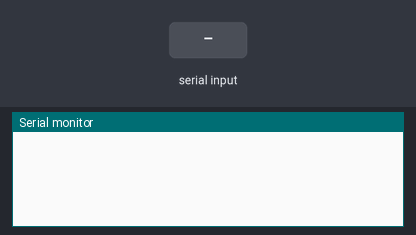
The sketch below on a simulated ESP32. Shown: the last lines printed to the serial monitor. The test bench sets the inputs (shaded band). WiFi joins after 1.5 s; servers stay silent unless stated; EEPROM starts erased.

Above: at 1.2 s.
1.3 s: "config\n" received over Serial
At 2.3 s:
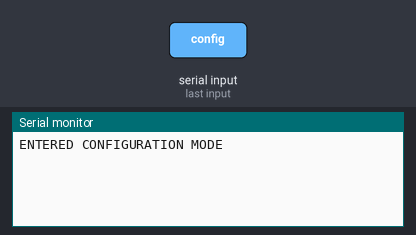
2.8 s: "S:DEVICE CONNECTED\n" received over Serial
At 4.0 s:
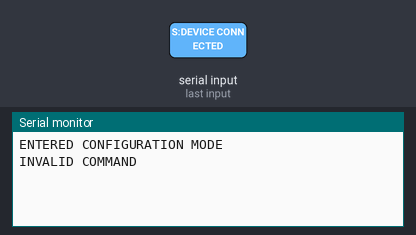
4.3 s: "activate\n" received over Serial
At 4.9 s:
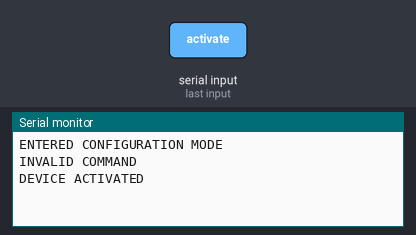

The sketch:

web_socket_eeprom_uart_module_esp32.ino
```cpp
#include <EEPROM.h>
#include <ArduinoWebsockets.h>
#include <WiFi.h>

String ws_link_str;
String auth_key_str;

boolean cnfg=false;

boolean wcon=false;
boolean wscon=false;
boolean dcon=false;
boolean rcon=false;

boolean ping_flg=true;
boolean ping_chk=false;

long con_to=500;
long ping_send_to=10000;
long ping_rec_wait=2000;

boolean stat_actv;
int code,actv,base,wssid,wkey,wslink,authkey;
int li;

long snp;

using namespace websockets;
WebsocketsClient clnt;

void onMessageCallback(WebsocketsMessage message)
{
    String msg=message.data();
    if(msg.charAt(0)=='D')
    {
      if(!cnfg)
      {
        msg=msg.substring(2);
      }
      Serial.println(msg);
    }
    else if(msg.charAt(0)=='S')
    {
      if(cnfg)
      {
        Serial.println(msg);
      }
      if(msg.equals("S:DEVICE CONNECTED"))
      {
        dcon=true;
      }
      else if(msg.equals("S:ACCESS DENIED"))
      {
        dcon=false;
      }
      else if(msg.equals("S:REMOTE ONLINE"))
      {
        rcon=true;
      }
      else if(msg.equals("S:REMOTE OFFLINE")||msg.equals("S:REMOTE NOT CONNECTED"))
      {
        rcon=false;
      }
      else if(msg.equals("S:SERVER ONLINE"))
      {
        ping_chk=true;
      }
    }
}

void onEventsCallback(WebsocketsEvent event, String data)
{
    if(event == WebsocketsEvent::ConnectionOpened)
    {
      wscon=true;
      if(cnfg)
      {
        Serial.println("S:SERVER ONLINE");
      }
      clnt.send(auth_key_str);
    }
    else if(event == WebsocketsEvent::ConnectionClosed)
    {
      wscon=false;
      if(cnfg)
      {
        Serial.println("S:SERVER OFFLINE");
      }
    }
}

void setup()
{
  Serial.begin(115200);
  EEPROM.begin(128);
  initAddress();
  checkCode();
  checkActive();
  clnt.onMessage(onMessageCallback);
  clnt.onEvent(onEventsCallback);
  ws_link_str=loadWSLink();
  auth_key_str=loadAuthKey();
}

void loop()
{
  if(stat_actv)
  {
    wcon=(WiFi.status()==WL_CONNECTED);
    delay(500);
    if(wcon)
    {
      if(wscon)
      {
        clnt.poll();
        if(ping_flg&&((millis()-snp)>=ping_send_to))
        {
          updateSnapTime();
          clnt.send("P#@");
          ping_flg=false;
          ping_chk=false;
          clnt.poll();
          if(!dcon)
          {
            clnt.send(auth_key_str);
          }
        }
        if(!ping_flg)
        {
          if(ping_chk)
          {
            ping_flg=true;
          }
          else if((millis()-snp)>=ping_rec_wait)
          {
            updateSnapTime();
            wscon=false;
            ping_flg=true;
          }
        }
      }
      else
      {
        ping_flg=true;
        dcon=false;
        rcon=false;
        if((millis()-snp)>=con_to)
        {
          clnt.connect(ws_link_str);
          updateSnapTime();
        }
      }
    }
  }
  else
  {
    wscon=false;
    dcon=false;
    rcon=false;
  }
  serialEvent();
}

void initAddress()
{
  code=0;
  actv=1;
  base=2;
  wssid=base;
  wkey=wssid+20+1;
  wslink=wkey+30+1;
  authkey=wslink+50+1;
}

void cmd(String a)
{
  if(!cnfg)
  {
    if(a.equals("config"))
    {
      cnfg=true;
      Serial.println("ENTERED CONFIGURATION MODE");
      return;
    }
    clnt.send(a);
    return;
  }
  if(a.indexOf("D:")==0)
  {
    clnt.send(a.substring(2));
  }
  else if(a.equals("activate"))
  {
    ON();
    Serial.println("DEVICE ACTIVATED");
  }
  else if(a.equals("deactivate"))
  {
    OFF();
    Serial.println("DEVICE DEACTIVATED");
  }
  else if(a.indexOf("set#wifi:")!=-1&&(li=a.lastIndexOf("@"))!=-1)
  {
    setWFID(a.substring(9,li));
    setKey(a.substring(li+1));
    Serial.println("WIFI SSID KEY UPDATED");
  }
  else if(a.equals("get#wifi"))
  {
    Serial.println("SSID :- "+loadWFID()+"### KEY :- "+loadKey());
  }
  else if(a.indexOf("set#authkey:")!=-1)
  {
    setAuthKey(a.substring(12));
    Serial.println("AUTHENTICATION KEY UPDATED");
  }
  else if(a.equals("get#authkey"))
  {
    Serial.println("AUTHENTICATION KEY :- "+loadAuthKey());
  }
  else if(a.indexOf("set#wslink:")!=-1)
  {
    setWSLink(a.substring(11));
    Serial.println("WS LINK UPDATED");
  }
  else if(a.equals("get#wslink"))
  {
    Serial.println("WS LINK :- "+loadWSLink());
  }
  else if(a.equals("erase"))
  {
    erase();
    Serial.println("DEVICE SET TO DEFAULT");
  }
  else if(a.equals("exit"))
  {
    cnfg=false;
    Serial.println("CONFIGURATION MODE EXIT");
  }
  else
  {
    Serial.println("INVALID COMMAND");
  }
}

void ON()
{
  WiFi.mode(WIFI_STA);
  WiFi.begin(loadWFID().c_str(),loadKey().c_str());
  setActive(true);
}

void OFF()
{
  WiFi.mode(WIFI_OFF);
  setActive(false);
}

void updateSnapTime()
{
  snp=millis();
}

void erase()
{
  OFF();
  setWFID("xyz");
  setKey("123456789");
  setAuthKey("IR1234567");
  setWSLink("ws://localhost:8080/");
}

void checkCode()
{
  if(getCode()!='W')
  {
    setCode();
  }
}

void checkActive()
{
  stat_actv=getActive();
  if(stat_actv)
  {
    ON();
  }
  else
  {
    OFF();
  }
}
//#############################################################################################
//code
void setCode()
{
  EEPROM.put(code,'W');
  EEPROM.commit();
  erase();
}

char getCode()
{
  char ccd;
  EEPROM.get(code,ccd);
  return ccd;
}

//actv
void setActive(boolean a)
{
  stat_actv=a;
  char actv_c;
  if(a)
  {
    actv_c='1';
  }
  else
  {
    actv_c='0';
  }
  EEPROM.put(actv,actv_c);
  EEPROM.commit();
}

boolean getActive()
{
  char actv_c;
  EEPROM.get(actv,actv_c);
  return (actv_c=='1');
}

//wifi id password
void setWFID(String a)
{
  int dlen=a.length();
  if(dlen>1&&dlen<=20)
  {
    writeString(wssid,a);
  }
}

String loadWFID()
{
  return fetchString(wssid);
}

void setKey(String a)
{
  int dlen=a.length();
  if(dlen>=8&&dlen<=30)
  {
    writeString(wkey,a);
  }
}

String loadKey()
{
  return fetchString(wkey);
}

//auth key

void setAuthKey(String a)
{
  int dlen=a.length();
  if(dlen=9)
  {
    writeString(authkey,a);
    auth_key_str=a;
  }
}

String loadAuthKey()
{
  return fetchString(authkey);
}

//wslink
void setWSLink(String a)
{
  int dlen=a.length();
  if(dlen>=10&&dlen<=50)
  {
    writeString(wslink,a);
    ws_link_str=a;
  }
}

String loadWSLink()
{
  return fetchString(wslink);
}
//#############################################################################################
void serialEvent()
{
  String m="";
  char c='\0';
  while(Serial.available()>0)
  {
    delay(1);
    c=Serial.read();
    if(c=='\n'||c=='\r')
    {
      continue;
    }
    m+=c;
  }
  if(m=="")
  {
    return;
  }
  cmd(m);
}
//#############################################################################################

void writeString(int a,String b)
{
  uint8_t alen=b.length();
  EEPROM.put(a,alen);
  for(int i=0;i<alen;i++)
  {
    char c=b.charAt(i);
    EEPROM.put(a+1+i,c);
  }
  EEPROM.commit();
}

String fetchString(int b)
{
  String tmp="";
  uint8_t alen;
  EEPROM.get(b,alen);
  for(int i=0;i<alen;i++)
  {
    char c;
    EEPROM.get(b+1+i,c);
    tmp+=c;
  }
  return tmp;
}
```

Measured:
- after the input at 1.3 s, the serial monitor: prints a new line at once (image 1)
- after the input at 2.8 s, the serial monitor: prints a new line at once (image 2)
- after the input at 4.3 s, the serial monitor: prints a new line at once (image 3)
